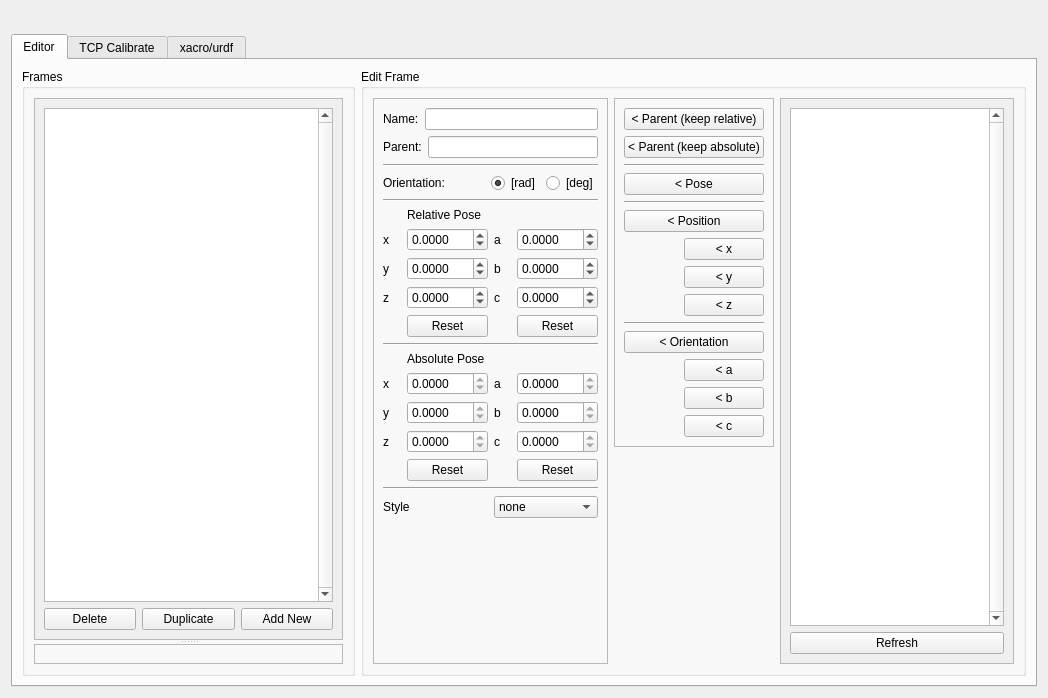
<?xml version="1.0" encoding="UTF-8"?>
<ui version="4.0">
 <class>Form</class>
 <widget class="QWidget" name="Form">
  <property name="geometry">
   <rect>
    <x>0</x>
    <y>0</y>
    <width>1048</width>
    <height>698</height>
   </rect>
  </property>
  <property name="windowTitle">
   <string>Form</string>
  </property>
  <layout class="QVBoxLayout" name="verticalLayout">
   <item>
    <widget class="QToolBar" name="mainToolBar"/>
   </item>
   <item>
    <widget class="QTabWidget" name="tabWidget">
     <property name="currentIndex">
      <number>0</number>
     </property>
     <widget class="QWidget" name="tab">
      <attribute name="title">
       <string>Editor</string>
      </attribute>
      <layout class="QVBoxLayout" name="verticalLayout_10">
       <item>
        <layout class="QHBoxLayout" name="horizontalLayout_3">
         <item>
          <widget class="QGroupBox" name="box_frames">
           <property name="sizePolicy">
            <sizepolicy hsizetype="Preferred" vsizetype="Preferred">
             <horstretch>1</horstretch>
             <verstretch>0</verstretch>
            </sizepolicy>
           </property>
           <property name="title">
            <string>Frames</string>
           </property>
           <layout class="QVBoxLayout" name="verticalLayout_2">
            <item>
             <widget class="QSplitter" name="splitter">
              <property name="orientation">
               <enum>Qt::Vertical</enum>
              </property>
              <widget class="QScrollArea" name="frames">
               <property name="sizePolicy">
                <sizepolicy hsizetype="Expanding" vsizetype="Expanding">
                 <horstretch>0</horstretch>
                 <verstretch>1</verstretch>
                </sizepolicy>
               </property>
               <property name="widgetResizable">
                <bool>true</bool>
               </property>
               <widget class="QWidget" name="scrollAreaWidgetContents">
                <property name="geometry">
                 <rect>
                  <x>0</x>
                  <y>0</y>
                  <width>321</width>
                  <height>500</height>
                 </rect>
                </property>
                <layout class="QVBoxLayout" name="verticalLayout_5">
                 <item>
                  <widget class="QListWidget" name="list_frames">
                   <property name="verticalScrollBarPolicy">
                    <enum>Qt::ScrollBarAlwaysOn</enum>
                   </property>
                  </widget>
                 </item>
                 <item>
                  <layout class="QHBoxLayout" name="horizontalLayout_2">
                   <item>
                    <widget class="QPushButton" name="btn_delete">
                     <property name="text">
                      <string>Delete</string>
                     </property>
                     <property name="icon">
                      <iconset theme="list-remove">
                       <normaloff>.</normaloff>.</iconset>
                     </property>
                    </widget>
                   </item>
                   <item>
                    <widget class="QPushButton" name="btn_duplicate">
                     <property name="text">
                      <string>Duplicate</string>
                     </property>
                     <property name="icon">
                      <iconset theme="edit-copy">
                       <normaloff>.</normaloff>.</iconset>
                     </property>
                    </widget>
                   </item>
                   <item>
                    <widget class="QPushButton" name="btn_add">
                     <property name="text">
                      <string>Add New</string>
                     </property>
                     <property name="icon">
                      <iconset theme="list-add">
                       <normaloff>.</normaloff>.</iconset>
                     </property>
                    </widget>
                   </item>
                  </layout>
                 </item>
                </layout>
               </widget>
              </widget>
              <widget class="QFrame" name="undo_frame">
               <property name="frameShape">
                <enum>QFrame::StyledPanel</enum>
               </property>
               <property name="frameShadow">
                <enum>QFrame::Raised</enum>
               </property>
               <layout class="QVBoxLayout" name="verticalLayout_13"/>
              </widget>
             </widget>
            </item>
           </layout>
          </widget>
         </item>
         <item>
          <widget class="QGroupBox" name="box_edit">
           <property name="sizePolicy">
            <sizepolicy hsizetype="Preferred" vsizetype="Preferred">
             <horstretch>2</horstretch>
             <verstretch>0</verstretch>
            </sizepolicy>
           </property>
           <property name="title">
            <string>Edit Frame</string>
           </property>
           <layout class="QHBoxLayout" name="horizontalLayout_8">
            <item>
             <widget class="QFrame" name="frame">
              <property name="frameShape">
               <enum>QFrame::StyledPanel</enum>
              </property>
              <property name="frameShadow">
               <enum>QFrame::Raised</enum>
              </property>
              <layout class="QVBoxLayout" name="verticalLayout_4">
               <item>
                <layout class="QHBoxLayout" name="horizontalLayout_6">
                 <item>
                  <widget class="QLabel" name="label_16">
                   <property name="text">
                    <string>Name:</string>
                   </property>
                  </widget>
                 </item>
                 <item>
                  <widget class="QLineEdit" name="txt_name">
                   <property name="readOnly">
                    <bool>true</bool>
                   </property>
                  </widget>
                 </item>
                </layout>
               </item>
               <item>
                <layout class="QHBoxLayout" name="horizontalLayout_5">
                 <item>
                  <widget class="QLabel" name="label">
                   <property name="text">
                    <string>Parent:</string>
                   </property>
                  </widget>
                 </item>
                 <item>
                  <widget class="QLineEdit" name="txt_parent">
                   <property name="readOnly">
                    <bool>true</bool>
                   </property>
                  </widget>
                 </item>
                </layout>
               </item>
               <item>
                <widget class="Line" name="line">
                 <property name="orientation">
                  <enum>Qt::Horizontal</enum>
                 </property>
                </widget>
               </item>
               <item>
                <layout class="QHBoxLayout" name="horizontalLayout_4">
                 <item>
                  <widget class="QLabel" name="label_17">
                   <property name="text">
                    <string>Orientation:</string>
                   </property>
                  </widget>
                 </item>
                 <item>
                  <spacer name="horizontalSpacer_4">
                   <property name="orientation">
                    <enum>Qt::Horizontal</enum>
                   </property>
                   <property name="sizeHint" stdset="0">
                    <size>
                     <width>40</width>
                     <height>20</height>
                    </size>
                   </property>
                  </spacer>
                 </item>
                 <item>
                  <widget class="QRadioButton" name="btn_rad">
                   <property name="text">
                    <string>[rad]</string>
                   </property>
                   <property name="checked">
                    <bool>true</bool>
                   </property>
                  </widget>
                 </item>
                 <item>
                  <widget class="QRadioButton" name="btn_deg">
                   <property name="text">
                    <string>[deg]</string>
                   </property>
                  </widget>
                 </item>
                </layout>
               </item>
               <item>
                <widget class="Line" name="line_6">
                 <property name="orientation">
                  <enum>Qt::Horizontal</enum>
                 </property>
                </widget>
               </item>
               <item>
                <layout class="QGridLayout" name="gridLayout">
                 <item row="4" column="3">
                  <widget class="QLabel" name="label_7">
                   <property name="text">
                    <string>c</string>
                   </property>
                  </widget>
                 </item>
                 <item row="2" column="3">
                  <widget class="QLabel" name="label_3">
                   <property name="text">
                    <string>a</string>
                   </property>
                  </widget>
                 </item>
                 <item row="3" column="0">
                  <widget class="QLabel" name="label_4">
                   <property name="text">
                    <string>y</string>
                   </property>
                  </widget>
                 </item>
                 <item row="2" column="0">
                  <widget class="QLabel" name="label_2">
                   <property name="text">
                    <string>x</string>
                   </property>
                  </widget>
                 </item>
                 <item row="4" column="0">
                  <widget class="QLabel" name="label_5">
                   <property name="text">
                    <string>z</string>
                   </property>
                  </widget>
                 </item>
                 <item row="3" column="3">
                  <widget class="QLabel" name="label_6">
                   <property name="text">
                    <string>b</string>
                   </property>
                  </widget>
                 </item>
                 <item row="0" column="2">
                  <widget class="QLabel" name="label_8">
                   <property name="text">
                    <string>Relative Pose</string>
                   </property>
                  </widget>
                 </item>
                 <item row="5" column="2">
                  <widget class="QPushButton" name="btn_reset_position_rel">
                   <property name="text">
                    <string>Reset</string>
                   </property>
                   <property name="icon">
                    <iconset theme="edit-undo">
                     <normaloff>.</normaloff>.</iconset>
                   </property>
                  </widget>
                 </item>
                 <item row="5" column="4">
                  <widget class="QPushButton" name="btn_reset_orientation_rel">
                   <property name="text">
                    <string>Reset</string>
                   </property>
                   <property name="icon">
                    <iconset theme="edit-undo">
                     <normaloff>.</normaloff>.</iconset>
                   </property>
                  </widget>
                 </item>
                 <item row="2" column="2">
                  <widget class="QDoubleSpinBox" name="txt_x">
                   <property name="decimals">
                    <number>4</number>
                   </property>
                   <property name="minimum">
                    <double>-999.000000000000000</double>
                   </property>
                   <property name="maximum">
                    <double>999.000000000000000</double>
                   </property>
                   <property name="singleStep">
                    <double>0.010000000000000</double>
                   </property>
                  </widget>
                 </item>
                 <item row="4" column="4">
                  <widget class="QDoubleSpinBox" name="txt_c">
                   <property name="decimals">
                    <number>4</number>
                   </property>
                   <property name="minimum">
                    <double>-999.000000000000000</double>
                   </property>
                   <property name="maximum">
                    <double>999.000000000000000</double>
                   </property>
                   <property name="singleStep">
                    <double>0.010000000000000</double>
                   </property>
                  </widget>
                 </item>
                 <item row="3" column="4">
                  <widget class="QDoubleSpinBox" name="txt_b">
                   <property name="decimals">
                    <number>4</number>
                   </property>
                   <property name="minimum">
                    <double>-999.000000000000000</double>
                   </property>
                   <property name="maximum">
                    <double>999.000000000000000</double>
                   </property>
                   <property name="singleStep">
                    <double>0.010000000000000</double>
                   </property>
                  </widget>
                 </item>
                 <item row="2" column="4">
                  <widget class="QDoubleSpinBox" name="txt_a">
                   <property name="decimals">
                    <number>4</number>
                   </property>
                   <property name="minimum">
                    <double>-999.000000000000000</double>
                   </property>
                   <property name="maximum">
                    <double>999.000000000000000</double>
                   </property>
                   <property name="singleStep">
                    <double>0.010000000000000</double>
                   </property>
                  </widget>
                 </item>
                 <item row="3" column="2">
                  <widget class="QDoubleSpinBox" name="txt_y">
                   <property name="decimals">
                    <number>4</number>
                   </property>
                   <property name="minimum">
                    <double>-999.000000000000000</double>
                   </property>
                   <property name="maximum">
                    <double>999.000000000000000</double>
                   </property>
                   <property name="singleStep">
                    <double>0.010000000000000</double>
                   </property>
                  </widget>
                 </item>
                 <item row="4" column="2">
                  <widget class="QDoubleSpinBox" name="txt_z">
                   <property name="decimals">
                    <number>4</number>
                   </property>
                   <property name="minimum">
                    <double>-999.000000000000000</double>
                   </property>
                   <property name="maximum">
                    <double>999.000000000000000</double>
                   </property>
                   <property name="singleStep">
                    <double>0.010000000000000</double>
                   </property>
                  </widget>
                 </item>
                </layout>
               </item>
               <item>
                <widget class="Line" name="line_2">
                 <property name="orientation">
                  <enum>Qt::Horizontal</enum>
                 </property>
                </widget>
               </item>
               <item>
                <layout class="QGridLayout" name="gridLayout_2">
                 <item row="4" column="0">
                  <widget class="QLabel" name="label_12">
                   <property name="text">
                    <string>z</string>
                   </property>
                  </widget>
                 </item>
                 <item row="3" column="0">
                  <widget class="QLabel" name="label_10">
                   <property name="text">
                    <string>y</string>
                   </property>
                  </widget>
                 </item>
                 <item row="2" column="0">
                  <widget class="QLabel" name="label_11">
                   <property name="text">
                    <string>x</string>
                   </property>
                  </widget>
                 </item>
                 <item row="1" column="2">
                  <widget class="QLabel" name="label_15">
                   <property name="text">
                    <string>Absolute Pose</string>
                   </property>
                  </widget>
                 </item>
                 <item row="2" column="3">
                  <widget class="QLabel" name="label_9">
                   <property name="text">
                    <string>a</string>
                   </property>
                  </widget>
                 </item>
                 <item row="3" column="3">
                  <widget class="QLabel" name="label_13">
                   <property name="text">
                    <string>b</string>
                   </property>
                  </widget>
                 </item>
                 <item row="4" column="3">
                  <widget class="QLabel" name="label_14">
                   <property name="text">
                    <string>c</string>
                   </property>
                  </widget>
                 </item>
                 <item row="5" column="2">
                  <widget class="QPushButton" name="btn_reset_position_abs">
                   <property name="text">
                    <string>Reset</string>
                   </property>
                   <property name="icon">
                    <iconset theme="edit-undo">
                     <normaloff>.</normaloff>.</iconset>
                   </property>
                  </widget>
                 </item>
                 <item row="5" column="4">
                  <widget class="QPushButton" name="btn_reset_orientation_abs">
                   <property name="text">
                    <string>Reset</string>
                   </property>
                   <property name="icon">
                    <iconset theme="edit-undo">
                     <normaloff>.</normaloff>.</iconset>
                   </property>
                  </widget>
                 </item>
                 <item row="2" column="2">
                  <widget class="QDoubleSpinBox" name="txt_abs_x">
                   <property name="readOnly">
                    <bool>true</bool>
                   </property>
                   <property name="decimals">
                    <number>4</number>
                   </property>
                   <property name="minimum">
                    <double>-999.000000000000000</double>
                   </property>
                   <property name="maximum">
                    <double>999.000000000000000</double>
                   </property>
                   <property name="singleStep">
                    <double>0.010000000000000</double>
                   </property>
                  </widget>
                 </item>
                 <item row="3" column="2">
                  <widget class="QDoubleSpinBox" name="txt_abs_y">
                   <property name="readOnly">
                    <bool>true</bool>
                   </property>
                   <property name="decimals">
                    <number>4</number>
                   </property>
                   <property name="minimum">
                    <double>-999.000000000000000</double>
                   </property>
                   <property name="maximum">
                    <double>999.000000000000000</double>
                   </property>
                   <property name="singleStep">
                    <double>0.010000000000000</double>
                   </property>
                  </widget>
                 </item>
                 <item row="4" column="2">
                  <widget class="QDoubleSpinBox" name="txt_abs_z">
                   <property name="readOnly">
                    <bool>true</bool>
                   </property>
                   <property name="decimals">
                    <number>4</number>
                   </property>
                   <property name="minimum">
                    <double>-999.000000000000000</double>
                   </property>
                   <property name="maximum">
                    <double>999.000000000000000</double>
                   </property>
                   <property name="singleStep">
                    <double>0.010000000000000</double>
                   </property>
                  </widget>
                 </item>
                 <item row="2" column="4">
                  <widget class="QDoubleSpinBox" name="txt_abs_a">
                   <property name="readOnly">
                    <bool>true</bool>
                   </property>
                   <property name="decimals">
                    <number>4</number>
                   </property>
                   <property name="minimum">
                    <double>-999.000000000000000</double>
                   </property>
                   <property name="maximum">
                    <double>999.000000000000000</double>
                   </property>
                   <property name="singleStep">
                    <double>0.010000000000000</double>
                   </property>
                  </widget>
                 </item>
                 <item row="3" column="4">
                  <widget class="QDoubleSpinBox" name="txt_abs_b">
                   <property name="readOnly">
                    <bool>true</bool>
                   </property>
                   <property name="decimals">
                    <number>4</number>
                   </property>
                   <property name="minimum">
                    <double>-999.000000000000000</double>
                   </property>
                   <property name="maximum">
                    <double>999.000000000000000</double>
                   </property>
                   <property name="singleStep">
                    <double>0.010000000000000</double>
                   </property>
                  </widget>
                 </item>
                 <item row="4" column="4">
                  <widget class="QDoubleSpinBox" name="txt_abs_c">
                   <property name="readOnly">
                    <bool>true</bool>
                   </property>
                   <property name="decimals">
                    <number>4</number>
                   </property>
                   <property name="minimum">
                    <double>-999.000000000000000</double>
                   </property>
                   <property name="maximum">
                    <double>999.000000000000000</double>
                   </property>
                   <property name="singleStep">
                    <double>0.010000000000000</double>
                   </property>
                  </widget>
                 </item>
                </layout>
               </item>
               <item>
                <widget class="Line" name="line_7">
                 <property name="orientation">
                  <enum>Qt::Horizontal</enum>
                 </property>
                </widget>
               </item>
               <item>
                <layout class="QHBoxLayout" name="horizontalLayout_10">
                 <item>
                  <widget class="QLabel" name="label_18">
                   <property name="text">
                    <string>Style</string>
                   </property>
                  </widget>
                 </item>
                 <item>
                  <widget class="QComboBox" name="combo_style">
                   <item>
                    <property name="text">
                     <string>none</string>
                    </property>
                   </item>
                   <item>
                    <property name="text">
                     <string>plane</string>
                    </property>
                   </item>
                   <item>
                    <property name="text">
                     <string>cube</string>
                    </property>
                   </item>
                   <item>
                    <property name="text">
                     <string>sphere</string>
                    </property>
                   </item>
                   <item>
                    <property name="text">
                     <string>axis</string>
                    </property>
                   </item>
                   <item>
                    <property name="text">
                     <string>mesh</string>
                    </property>
                   </item>
                  </widget>
                 </item>
                </layout>
               </item>
               <item>
                <widget class="QFrame" name="style_frame">
                 <property name="frameShape">
                  <enum>QFrame::NoFrame</enum>
                 </property>
                 <property name="frameShadow">
                  <enum>QFrame::Raised</enum>
                 </property>
                 <layout class="QVBoxLayout" name="verticalLayout_12"/>
                </widget>
               </item>
               <item>
                <spacer name="verticalSpacer_2">
                 <property name="orientation">
                  <enum>Qt::Vertical</enum>
                 </property>
                 <property name="sizeHint" stdset="0">
                  <size>
                   <width>20</width>
                   <height>40</height>
                  </size>
                 </property>
                </spacer>
               </item>
              </layout>
             </widget>
            </item>
            <item>
             <layout class="QVBoxLayout" name="verticalLayout_9">
              <item>
               <widget class="QFrame" name="frame_2">
                <property name="frameShape">
                 <enum>QFrame::StyledPanel</enum>
                </property>
                <property name="frameShadow">
                 <enum>QFrame::Raised</enum>
                </property>
                <layout class="QVBoxLayout" name="verticalLayout_3">
                 <item>
                  <widget class="QPushButton" name="btn_set_parent_rel">
                   <property name="text">
                    <string>&lt; Parent (keep relative)</string>
                   </property>
                  </widget>
                 </item>
                 <item>
                  <widget class="QPushButton" name="btn_set_parent_abs">
                   <property name="text">
                    <string>&lt; Parent (keep absolute)</string>
                   </property>
                  </widget>
                 </item>
                 <item>
                  <widget class="Line" name="line_3">
                   <property name="orientation">
                    <enum>Qt::Horizontal</enum>
                   </property>
                  </widget>
                 </item>
                 <item>
                  <widget class="QPushButton" name="btn_set_pose">
                   <property name="text">
                    <string>&lt; Pose</string>
                   </property>
                  </widget>
                 </item>
                 <item>
                  <widget class="Line" name="line_4">
                   <property name="orientation">
                    <enum>Qt::Horizontal</enum>
                   </property>
                  </widget>
                 </item>
                 <item>
                  <widget class="QPushButton" name="btn_set_position">
                   <property name="text">
                    <string>&lt; Position</string>
                   </property>
                  </widget>
                 </item>
                 <item>
                  <layout class="QHBoxLayout" name="horizontalLayout_7">
                   <item>
                    <spacer name="horizontalSpacer_2">
                     <property name="orientation">
                      <enum>Qt::Horizontal</enum>
                     </property>
                     <property name="sizeHint" stdset="0">
                      <size>
                       <width>40</width>
                       <height>20</height>
                      </size>
                     </property>
                    </spacer>
                   </item>
                   <item>
                    <layout class="QVBoxLayout" name="verticalLayout_7">
                     <item>
                      <widget class="QPushButton" name="btn_set_x">
                       <property name="text">
                        <string>&lt; x</string>
                       </property>
                      </widget>
                     </item>
                     <item>
                      <widget class="QPushButton" name="btn_set_y">
                       <property name="text">
                        <string>&lt; y</string>
                       </property>
                      </widget>
                     </item>
                     <item>
                      <widget class="QPushButton" name="btn_set_z">
                       <property name="text">
                        <string>&lt; z</string>
                       </property>
                      </widget>
                     </item>
                    </layout>
                   </item>
                  </layout>
                 </item>
                 <item>
                  <widget class="Line" name="line_5">
                   <property name="orientation">
                    <enum>Qt::Horizontal</enum>
                   </property>
                  </widget>
                 </item>
                 <item>
                  <widget class="QPushButton" name="btn_set_orientation">
                   <property name="text">
                    <string>&lt; Orientation</string>
                   </property>
                  </widget>
                 </item>
                 <item>
                  <layout class="QHBoxLayout" name="horizontalLayout_9">
                   <item>
                    <spacer name="horizontalSpacer_3">
                     <property name="orientation">
                      <enum>Qt::Horizontal</enum>
                     </property>
                     <property name="sizeHint" stdset="0">
                      <size>
                       <width>40</width>
                       <height>20</height>
                      </size>
                     </property>
                    </spacer>
                   </item>
                   <item>
                    <layout class="QVBoxLayout" name="verticalLayout_8">
                     <item>
                      <widget class="QPushButton" name="btn_set_a">
                       <property name="text">
                        <string>&lt; a</string>
                       </property>
                      </widget>
                     </item>
                     <item>
                      <widget class="QPushButton" name="btn_set_b">
                       <property name="text">
                        <string>&lt; b</string>
                       </property>
                      </widget>
                     </item>
                     <item>
                      <widget class="QPushButton" name="btn_set_c">
                       <property name="text">
                        <string>&lt; c</string>
                       </property>
                      </widget>
                     </item>
                    </layout>
                   </item>
                  </layout>
                 </item>
                </layout>
               </widget>
              </item>
              <item>
               <spacer name="verticalSpacer_3">
                <property name="orientation">
                 <enum>Qt::Vertical</enum>
                </property>
                <property name="sizeHint" stdset="0">
                 <size>
                  <width>20</width>
                  <height>40</height>
                 </size>
                </property>
               </spacer>
              </item>
             </layout>
            </item>
            <item>
             <widget class="QScrollArea" name="scrollArea_2">
              <property name="sizePolicy">
               <sizepolicy hsizetype="Expanding" vsizetype="Expanding">
                <horstretch>1</horstretch>
                <verstretch>0</verstretch>
               </sizepolicy>
              </property>
              <property name="widgetResizable">
               <bool>true</bool>
              </property>
              <widget class="QWidget" name="scrollAreaWidgetContents_2">
               <property name="geometry">
                <rect>
                 <x>0</x>
                 <y>0</y>
                 <width>122</width>
                 <height>539</height>
                </rect>
               </property>
               <layout class="QVBoxLayout" name="verticalLayout_6">
                <item>
                 <widget class="QListWidget" name="list_tf">
                  <property name="verticalScrollBarPolicy">
                   <enum>Qt::ScrollBarAlwaysOn</enum>
                  </property>
                 </widget>
                </item>
                <item>
                 <widget class="QPushButton" name="btn_refresh">
                  <property name="text">
                   <string>Refresh</string>
                  </property>
                  <property name="icon">
                   <iconset theme="view-refresh">
                    <normaloff>.</normaloff>.</iconset>
                  </property>
                 </widget>
                </item>
               </layout>
              </widget>
             </widget>
            </item>
           </layout>
          </widget>
         </item>
         <item>
          <layout class="QVBoxLayout" name="all_frames"/>
         </item>
        </layout>
       </item>
      </layout>
     </widget>
     <widget class="QWidget" name="tab_2">
      <attribute name="title">
       <string>TCP Calibrate</string>
      </attribute>
      <layout class="QVBoxLayout" name="verticalLayout_14">
       <item>
        <layout class="QGridLayout" name="gridLayout_3">
         <item row="0" column="1">
          <widget class="QLineEdit" name="line_calib_base">
           <property name="text">
            <string>world [default]</string>
           </property>
          </widget>
         </item>
         <item row="0" column="0">
          <widget class="QPushButton" name="btn_calib_base">
           <property name="text">
            <string>Choose base</string>
           </property>
          </widget>
         </item>
         <item row="1" column="0">
          <widget class="QPushButton" name="btn_calib_flange">
           <property name="text">
            <string>Choose flange</string>
           </property>
          </widget>
         </item>
         <item row="1" column="1">
          <widget class="QLineEdit" name="line_calib_flange"/>
         </item>
        </layout>
       </item>
       <item>
        <widget class="QPushButton" name="btn_calib_add">
         <property name="text">
          <string>Add pose</string>
         </property>
        </widget>
       </item>
       <item>
        <spacer name="verticalSpacer">
         <property name="orientation">
          <enum>Qt::Vertical</enum>
         </property>
         <property name="sizeHint" stdset="0">
          <size>
           <width>20</width>
           <height>40</height>
          </size>
         </property>
        </spacer>
       </item>
       <item>
        <widget class="QPushButton" name="btn_calib_calc">
         <property name="text">
          <string>Calculate</string>
         </property>
        </widget>
       </item>
      </layout>
     </widget>
     <widget class="QWidget" name="tab_3">
      <attribute name="title">
       <string>xacro/urdf</string>
      </attribute>
     </widget>
    </widget>
   </item>
  </layout>
 </widget>
 <tabstops>
  <tabstop>txt_name</tabstop>
  <tabstop>txt_parent</tabstop>
  <tabstop>txt_x</tabstop>
  <tabstop>txt_y</tabstop>
  <tabstop>txt_z</tabstop>
  <tabstop>txt_a</tabstop>
  <tabstop>txt_b</tabstop>
  <tabstop>txt_c</tabstop>
  <tabstop>txt_abs_x</tabstop>
  <tabstop>txt_abs_y</tabstop>
  <tabstop>txt_abs_z</tabstop>
  <tabstop>txt_abs_a</tabstop>
  <tabstop>txt_abs_b</tabstop>
  <tabstop>txt_abs_c</tabstop>
  <tabstop>btn_rad</tabstop>
  <tabstop>btn_deg</tabstop>
  <tabstop>btn_reset_position_rel</tabstop>
  <tabstop>btn_reset_orientation_rel</tabstop>
  <tabstop>btn_reset_position_abs</tabstop>
  <tabstop>btn_reset_orientation_abs</tabstop>
  <tabstop>frames</tabstop>
  <tabstop>btn_delete</tabstop>
  <tabstop>list_frames</tabstop>
  <tabstop>btn_add</tabstop>
  <tabstop>combo_style</tabstop>
  <tabstop>btn_set_parent_rel</tabstop>
  <tabstop>btn_set_parent_abs</tabstop>
  <tabstop>btn_set_pose</tabstop>
  <tabstop>btn_set_position</tabstop>
  <tabstop>btn_set_x</tabstop>
  <tabstop>btn_set_y</tabstop>
  <tabstop>btn_set_z</tabstop>
  <tabstop>btn_set_orientation</tabstop>
  <tabstop>btn_set_a</tabstop>
  <tabstop>btn_set_b</tabstop>
  <tabstop>btn_set_c</tabstop>
  <tabstop>scrollArea_2</tabstop>
  <tabstop>list_tf</tabstop>
  <tabstop>btn_refresh</tabstop>
 </tabstops>
 <resources/>
 <connections/>
</ui>
